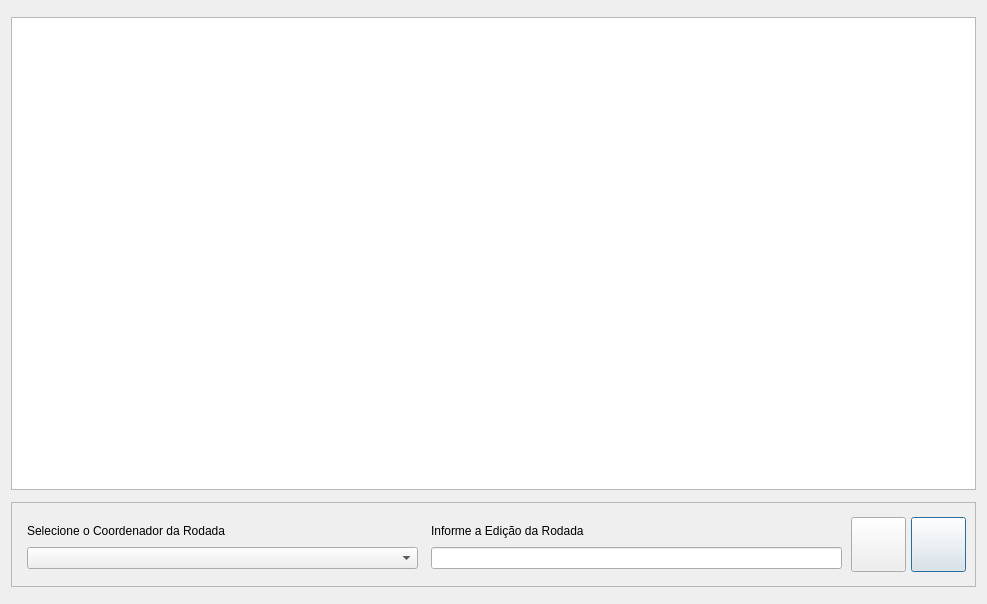
<?xml version="1.0" encoding="UTF-8"?>
<ui version="4.0">
 <class>frmRodadasAbrir</class>
 <widget class="QDialog" name="frmRodadasAbrir">
  <property name="geometry">
   <rect>
    <x>0</x>
    <y>0</y>
    <width>987</width>
    <height>604</height>
   </rect>
  </property>
  <property name="windowTitle">
   <string>Dialog</string>
  </property>
  <property name="windowIcon">
   <iconset resource="imgs/imagens.qrc">
    <normaloff>:/rodada.png</normaloff>:/rodada.png</iconset>
  </property>
  <property name="modal">
   <bool>false</bool>
  </property>
  <layout class="QVBoxLayout" name="verticalLayout">
   <item>
    <widget class="QFrame" name="frame_4">
     <property name="minimumSize">
      <size>
       <width>1</width>
       <height>0</height>
      </size>
     </property>
     <property name="frameShape">
      <enum>QFrame::StyledPanel</enum>
     </property>
     <property name="frameShadow">
      <enum>QFrame::Raised</enum>
     </property>
    </widget>
   </item>
   <item>
    <widget class="QTableWidget" name="twgRodadas"/>
   </item>
   <item>
    <widget class="QFrame" name="frame">
     <property name="minimumSize">
      <size>
       <width>1</width>
       <height>0</height>
      </size>
     </property>
     <property name="frameShape">
      <enum>QFrame::StyledPanel</enum>
     </property>
     <property name="frameShadow">
      <enum>QFrame::Raised</enum>
     </property>
    </widget>
   </item>
   <item>
    <widget class="QFrame" name="frame_3">
     <property name="sizePolicy">
      <sizepolicy hsizetype="Preferred" vsizetype="Maximum">
       <horstretch>0</horstretch>
       <verstretch>0</verstretch>
      </sizepolicy>
     </property>
     <property name="minimumSize">
      <size>
       <width>0</width>
       <height>85</height>
      </size>
     </property>
     <property name="frameShape">
      <enum>QFrame::StyledPanel</enum>
     </property>
     <property name="frameShadow">
      <enum>QFrame::Raised</enum>
     </property>
     <widget class="QPushButton" name="btnSair">
      <property name="geometry">
       <rect>
        <x>900</x>
        <y>15</y>
        <width>55</width>
        <height>55</height>
       </rect>
      </property>
      <property name="toolTip">
       <string extracomment="Não abrir e Sair"/>
      </property>
      <property name="text">
       <string/>
      </property>
      <property name="icon">
       <iconset resource="imgs/imagens.qrc">
        <normaloff>:/sair.png</normaloff>:/sair.png</iconset>
      </property>
      <property name="iconSize">
       <size>
        <width>50</width>
        <height>50</height>
       </size>
      </property>
     </widget>
     <widget class="QPushButton" name="pushButton">
      <property name="geometry">
       <rect>
        <x>840</x>
        <y>15</y>
        <width>55</width>
        <height>55</height>
       </rect>
      </property>
      <property name="toolTip">
       <string extracomment="Abrir a Rodada "/>
      </property>
      <property name="text">
       <string/>
      </property>
      <property name="icon">
       <iconset resource="imgs/imagens.qrc">
        <normaloff>:/rodada.png</normaloff>:/rodada.png</iconset>
      </property>
      <property name="iconSize">
       <size>
        <width>45</width>
        <height>45</height>
       </size>
      </property>
     </widget>
     <widget class="QWidget" name="">
      <property name="geometry">
       <rect>
        <x>16</x>
        <y>19</y>
        <width>391</width>
        <height>48</height>
       </rect>
      </property>
      <layout class="QVBoxLayout" name="verticalLayout_2">
       <item>
        <widget class="QLabel" name="lblRodadaSelecionada">
         <property name="styleSheet">
          <string notr="true"/>
         </property>
         <property name="text">
          <string>Selecione o Coordenador da Rodada</string>
         </property>
        </widget>
       </item>
       <item>
        <widget class="QComboBox" name="cmbIdCoordenador"/>
       </item>
      </layout>
     </widget>
     <widget class="QWidget" name="">
      <property name="geometry">
       <rect>
        <x>420</x>
        <y>19</y>
        <width>411</width>
        <height>48</height>
       </rect>
      </property>
      <layout class="QVBoxLayout" name="verticalLayout_3">
       <item>
        <widget class="QLabel" name="lblRodadaSelecionada_2">
         <property name="styleSheet">
          <string notr="true"/>
         </property>
         <property name="text">
          <string>Informe a Edição da Rodada</string>
         </property>
        </widget>
       </item>
       <item>
        <widget class="QLineEdit" name="edtEdicaoRodada"/>
       </item>
      </layout>
     </widget>
    </widget>
   </item>
   <item>
    <widget class="QFrame" name="frame_5">
     <property name="minimumSize">
      <size>
       <width>1</width>
       <height>0</height>
      </size>
     </property>
     <property name="frameShape">
      <enum>QFrame::StyledPanel</enum>
     </property>
     <property name="frameShadow">
      <enum>QFrame::Raised</enum>
     </property>
    </widget>
   </item>
  </layout>
 </widget>
 <resources>
  <include location="imgs/imagens.qrc"/>
 </resources>
 <connections/>
</ui>
